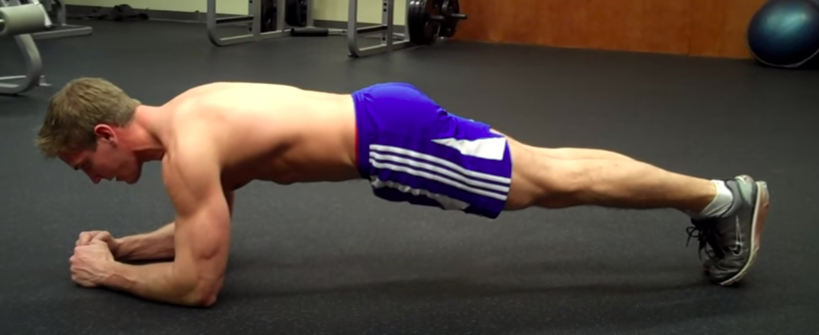
#> input picture resources/data/test_data/plank.png, 819 x 335 px, found by its file name
$ jupyter execute --allow-errors Virtual_Gym_Assistant_Experiments_P2.ipynb   (shell and % lines are left out)   (text cells are left out)
#> lines starting #> are read from the running program, lines starting #| are printed output that depends on the picture; pictures that were not available may be replaced by others from this repository, and a replacement may not be noted
[cell 1]
import os
import cv2
import numpy as np
import matplotlib.pyplot as plt
# from pycocotools.coco import COCO

[cell 2]
import cv2
class FrameExtractor(object):
  """
    This class extracts frames from a given video
  """
  def get_frames(self, file_path):
    """   Extracts frames from a given video file   """
    try:
      vidObj = cv2.VideoCapture(file_path)
      time_interval = 100   # Get the frames at interval of 100ms
      frames, frame_count = list(), 0

      print(vidObj.get(cv2.CAP_PROP_FPS), vidObj.get(cv2.CAP_PROP_FRAME_COUNT))
      status, image = vidObj.read()
      while status:
        frame_count += 1
        frames.append(image)
        vidObj.set(cv2.CAP_PROP_POS_MSEC, frame_count*time_interval)
        status, image = vidObj.read()
      else:
        print("%d frames extracted." %frame_count)

      return frames
    except Exception as ex:
      print("Error: %s" %str(ex))

  def show_frames(self, file_path):
    """   Displays frames from a given video file   """
    try:
      assert os.path.isfile(file_path), "File not found"

      frames = self.get_frames(file_path)
      for i,image in enumerate(frames):
        plt.imshow(image)
        plt.xticks([])
        plt.yticks([])
        plt.title('Frame %d' %(i+1))
        plt.show()

    except Exception as ex:
      print("Error: %s" %str(ex))

  def save_frames(self, file_path):
    """   Extracts frames from video and saves in directory   """
    try:
      assert os.path.isfile(file_path), "File not found"

      frames = self.get_frames(file_path)
      frames_dir = os.path.splitext(file_path)[0]+'_frames'
      if not os.path.isdir(frames_dir):
        os.mkdir(frames_dir)

      for i,image in enumerate(frames):
        cv2.imwrite(os.path.join(frames_dir,  'frame_%d.png'%(i+1)), image)

      print("Frames saved at: %s" %(frames_dir))

    except Exception as ex:
      print("Error: %s" %str(ex))

[cell 3]
fx = FrameExtractor()

[cell 4]
fx.show_frames('./resources/videos/jumping_jacks.mp4')

[cell 5]
vidObj = cv2.VideoCapture('./data/videos/jumping_jacks.mp4')

[cell 6]
vidObj.get(cv2.CAP_PROP_FRAME_COUNT), vidObj.get(cv2.CAP_PROP_FPS)

[cell 7]
vidObj.set(cv2.CAP_PROP_POS_MSEC), vidObj.get(cv2.CAP_PROP_POS_FRAMES)

[cell 8]
fx.save_frames('./data/videos/jumping_jacks.mp4')

[cell 9]
color = cv2.imread("./data/videos/Jumping_Jacks_frames/frame_1.png", 1)

#> (a cell that did not finish here is left out)

#> (a cell that did not finish here is left out)

[cell 12]
# Display BGR separately

plt.figure(figsize=(16, 14))
#> (the rest of this cell did not finish here and is left out)

#> (a cell that did not finish here is left out)

#> (a cell that did not finish here is left out)

[cell 15]
plt.figure(figsize=(16, 14))
#> (the rest of this cell did not finish here and is left out)

[cell 16]
color = cv2.imread("./resources/data/videos/plank.png", 1)
#> color is the input picture: shape (335, 819, 3); mean B, G, R 63.4, 69.5, 81.1

[cell 17]
import cv2
import numpy as np
face_classifier = cv2.CascadeClassifier('./resources/models/haarcascade_frontalface_default.xml')
gray = cv2.cvtColor(color, cv2.COLOR_BGR2GRAY)
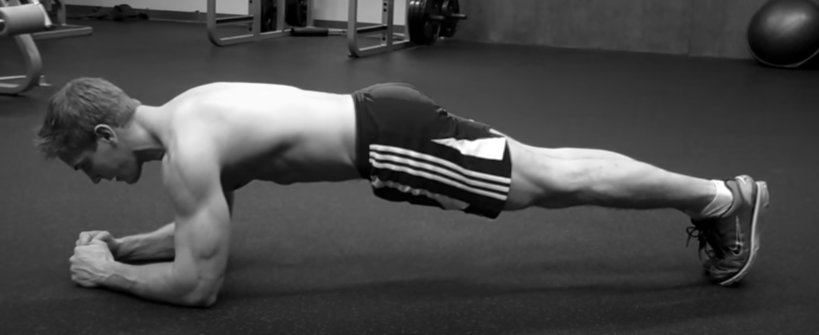
#> gray: shape (335, 819); min 0, max 255, mean 72.3

# faces = face_classifier.detectMultiScale(gray, 1.0485258, 6)
faces = face_classifier.detectMultiScale(gray, scaleFactor=1.05, minNeighbors=6
                                         ,flags = cv2.CASCADE_SCALE_IMAGE)
#> faces = ()

if faces is ():
    print("No faces found")

for (x,y,w,h) in faces:
    cv2.rectangle(color, (x,y), (x+w,y+h), (127,0,255), 2)
    cv2.imshow('Face Detection', color)
    cv2.waitKey(0)
#> this loop made 0 passes

cv2.destroyAllWindows()

[cell 18]
faces

#> (a cell that did not finish here is left out)

[cell 20]
cap = cv2.VideoCapture(0)
cap.set(cv2.CAP_PROP_FRAME_WIDTH, 480)
cap.set(cv2.CAP_PROP_FRAME_HEIGHT, 640)
# cap.set(cv2.CAP_PROP_BRIGHTNESS, 100)
# cap.set(cv2.CAP_PROP_EXPOSURE, 250)

while cap.isOpened():
  success, img = cap.read()
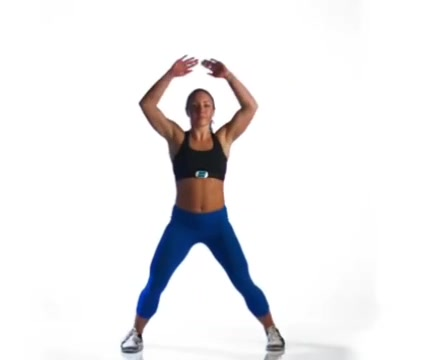
#> input picture resources/data/train_data/jumping_jacks/end/end4.jpg, 440 x 360 px, given in place of the camera
#> img is the input picture: shape (360, 440, 3); mean B, G, R 237.7, 236, 236.6
  cv2.imshow("Video", cv2.flip(img, 1))
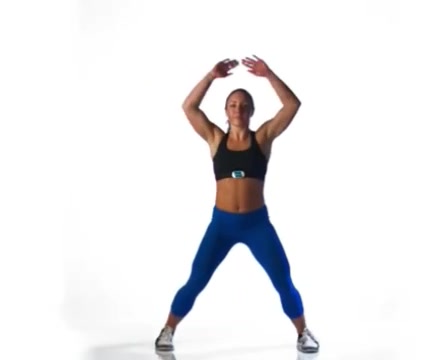
#> window 'Video': shape (360, 440, 3); mean B, G, R 237.7, 236, 236.6
  if cv2.waitKey(1) & 0xFF==ord('q'):
#> (key q is pressed here)
    break

cap.release()
cv2.destroyAllWindows()

[cell 21]
import cv2, sys, numpy, os
haar_file = './resources/haarcascade_frontalface_default.xml'

# All the faces data will be
#  present this folder
datasets = 'datasets'


# These are sub data sets of folder,
# for my faces I've used my name you can
# change the label here
sub_data = 'prince'

path = os.path.join(datasets, sub_data)
if not os.path.isdir(path):
    os.mkdir(path)

# defining the size of images
(width, height) = (130, 100)

#'0' is used for my webcam,
# if you've any other camera
#  attached use '1' like this
face_cascade = cv2.CascadeClassifier(haar_file)
webcam = cv2.VideoCapture(0)

# The program loops until it has 30 images of the face.
count = 1
while count < 30:
    (_, im) = webcam.read()
    gray = cv2.cvtColor(im, cv2.COLOR_BGR2GRAY)
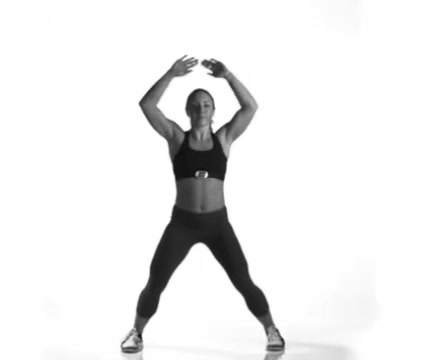
#> gray: shape (360, 440); min 11, max 255, mean 236.4
    faces = face_cascade.detectMultiScale(gray, 1.3, 4)
    for (x, y, w, h) in faces:
        cv2.rectangle(im, (x, y), (x + w, y + h), (255, 0, 0), 2)
        face = gray[y:y + h, x:x + w]
        face_resize = cv2.resize(face, (width, height))
        cv2.imwrite('% s/% s.png' % (path, count), face_resize)
    count += 1

    cv2.imshow('OpenCV', im)
    key = cv2.waitKey(1)
#> (key q is pressed here)
    if key == 27:
        break

webcam.release()
cv2.destroyAllWindows()

[cell 22]
# It helps in identifying the faces
import cv2, sys, numpy, os
size = 4
# haar_file = 'haarcascade_frontalface_default.xml'
datasets = 'datasets'

# Part 1: Create fisherRecognizer
print('Recognizing Face Please Be in sufficient Lights...')

# Create a list of images and a list of corresponding names
(images, labels, names, id) = ([], [], {}, 0)
for (subdirs, dirs, files) in os.walk(datasets):
    for subdir in dirs:
        names[id] = subdir
        subjectpath = os.path.join(datasets, subdir)
        for filename in os.listdir(subjectpath):
            path = subjectpath + '/' + filename
            label = id
            images.append(cv2.imread(path, 0))
            labels.append(int(label))
        id += 1
(width, height) = (130, 100)

# Create a Numpy array from the two lists above
(images, labels) = [numpy.array(lis) for lis in [images, labels]]

# OpenCV trains a model from the images
# NOTE FOR OpenCV2: remove '.face'
model = cv2.face.LBPHFaceRecognizer_create()
#> (the rest of this cell did not finish here and is left out)

[cell 23]
face_cascade = cv2.CascadeClassifier(haar_file)
webcam = cv2.VideoCapture(0)
while True:
    (_, im) = webcam.read()
    gray = cv2.cvtColor(im, cv2.COLOR_BGR2GRAY)
    faces = face_cascade.detectMultiScale(gray, 1.3, 5)
    for (x, y, w, h) in faces:
        cv2.rectangle(im, (x, y), (x + w, y + h), (255, 0, 0), 2)
        face = gray[y:y + h, x:x + w]
        face_resize = cv2.resize(face, (width, height))
        # Try to recognize the face
        prediction = model.predict(face_resize)
        cv2.rectangle(im, (x, y), (x + w, y + h), (0, 255, 0), 3)

        if prediction[1]<500:
           cv2.putText(im, '% s - %.0f' % (names[prediction[0]], prediction[1]), (x-10, y-10),
                       cv2.FONT_HERSHEY_PLAIN, 1, (0, 255, 0))
        else:
          cv2.putText(im, 'not recognized', (x-10, y-10), cv2.FONT_HERSHEY_PLAIN, 1, (0, 255, 0))

    cv2.imshow('OpenCV', im)

    key = cv2.waitKey(1)
#> (key q is pressed here)
    if key == 27:
        break
webcam.release()
cv2.destroyAllWindows()

[cell 24]
import cv2
import numpy as np
import matplotlib.pyplot as plt

[cell 25]
cam = cv2.VideoCapture(0)
while cam.isOpened():
  status, frame = cam.read()

  cv2.imshow('Cam Feed', frame)
  if cv2.waitKey(1) & 0xFF == ord('q'):
#> (key q is pressed here)
    break
cam.release()
cv2.destroyAllWindows()

[cell 26]
frame = cv2.imread("./resources/videos/plank.png")
gray = cv2.cvtColor(frame, cv2.COLOR_BGR2GRAY)
# hsv = cv2.cvtColor(frame, cv2.COLOR_BGR2HSV)
# gray = hsv[:, :, 2]
hist = cv2.calcHist([gray], channels=[0], mask=None, histSize=[256], ranges=[0, 256])
#> hist = 256 values, max 4919 at index 44, min 33 at index 252, mean 1071.7
plt.figure()
plt.title("Grayscale Histogram")
plt.xlabel("Bins")
plt.ylabel("# of Pixels")
plt.plot(hist)
plt.xlim([0, 256])
plt.show()
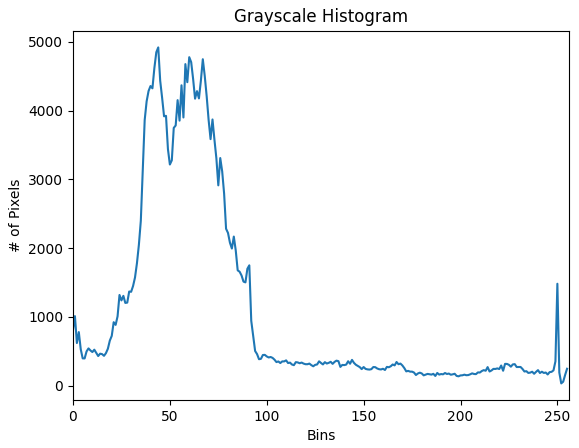
#> figure drawn by matplotlib, 1 panel; curve peaks at x = 44, y = 4919

[cell 27]
bright_thres = 0.5
dark_thres = 0.4
gray = cv2.cvtColor(frame, cv2.COLOR_BGR2GRAY)
# [5 lines of commented-out code are left out]
total_pixel = np.size(gray)
#> total_pixel = 274365
dark_pixel = np.sum(gray <= 30)
#> dark_pixel = 23587
bright_pixel = np.sum(gray >= 225)
#> bright_pixel = 7921
if dark_pixel/total_pixel > bright_thres:
  print("Face is underexposed!")
if bright_pixel/total_pixel > dark_thres:
  print("Face is overexposed!")

[cell 28]
total_pixel, dark_pixel, bright_pixel, dark_pixel/total_pixel, bright_pixel/total_pixel
#> Out = (274365, 23587, 7921, 0.086, 0.0289)

[cell 29]
total_pixel, dark_pixel, bright_pixel, dark_pixel/total_pixel, bright_pixel/total_pixel
#> Out = (274365, 23587, 7921, 0.086, 0.0289)

#> (a cell that did not finish here is left out)

[cell 31]
dark_pixel/total_pixel, bright_pixel/total_pixel
#> Out = (0.086, 0.0289)

[cell 32]
# Import TF and TF Hub libraries.
import tensorflow as tf
import tensorflow_hub as hub

[cell 33]
frames = fx.get_frames('./resources/videos/jumping_jacks.mp4')
#| 30.0 1.0
